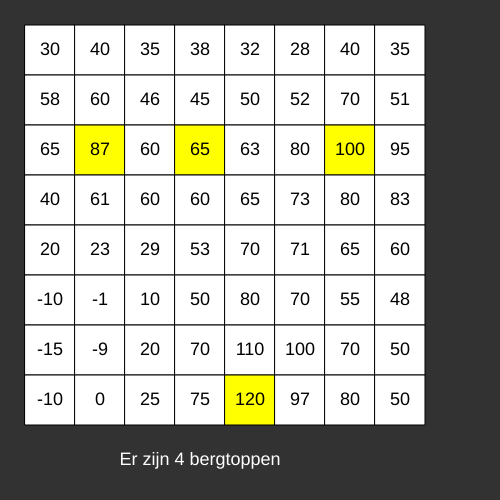
Frame 1 (no input)
Frame 60 (no input): identical to frame 1, image omitted
Frame 120 (the mouse pressed at the canvas centre since frame 60): identical to frame 1, image omitted

The p5.js sketch that drew this single still picture (run headless with seeded random() and noise() and a simulated clock; from frame 60 on, the mouse is pressed at the canvas centre):

// p5.js sketch
// ── sketch.js
let hoogte = [ 
  [30,40,35,38,32,28,40,35],
  [58,60,46,45,50,52,70,51],
  [65,87,60,65,63,80,100,95],
  [40,61,60,60,65,73,80,83],
  [20,23,29,53,70,71,65,60],
  [-10,-1,10,50,80,70,55,48],
  [-15,-9,20,70,110,100,70,50],
  [-10,0,25,75,120,97,80,50]
] // 8 op 8 vierkant, 64 getallen

const zijde = 50

function setup () {
  createCanvas(500, 500)
  background(50)
  rectMode(CENTER)
  textSize(18)
  textAlign(CENTER, CENTER)
  let aantalToppen = 0
  // maak de tekening
  for (let i = 0; i < hoogte.length; i++) {
    for (let j = 0; j < hoogte[0].length; j++) {
      if (isBergtop(i, j, hoogte)) {
        aantalToppen++
        fill('yellow')
      } else {
        fill('255')
      }
      rect(zijde * (j + 1), zijde * (i + 1), zijde, zijde)
      fill(0)
      text(hoogte[i][j], zijde * (j + 1), zijde * (i + 1))
    }
  }
  fill(255)
  text('Er zijn ' + aantalToppen + ' bergtoppen', 200, 460)
}

function draw () { 
}

function isBergtop (r, k, ar) { // element op rij r en kolom k in array ar
  for (let i = r - 1; i <= r + 1; i++) {
    for (let j = k - 1; j <= k + 1; j++) {
      if (i >= 0 && i < ar.length && j >= 0 && j < ar[0].length) {
        // ar[i][j] bestaat, valt niet buiten veld!
        if (ar[i][j] > ar[r][k]) {
          return false
        }
      }
    }
  }
  return true
}
